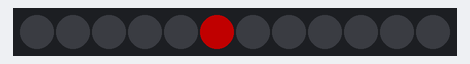
Recording of a sketch running on a simulated ATtiny85, built with avr-gcc and run on an emulated ATtiny85. Shown: 12 RGB LEDs in strip order, left to right. Dim RGB values are drawn brighter than linear; random numbers use the default seed unless the sketch sets one.

Above: at 0.6 s.
At 3.9 s:
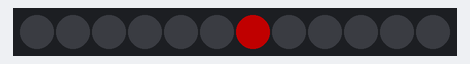
At 5.39 s:
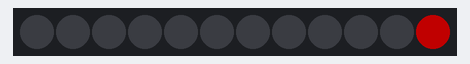
At 6.4 s:
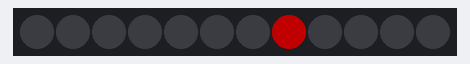
At 19.52 s:
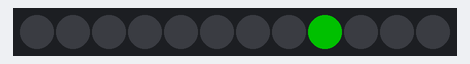
At 34.19 s:
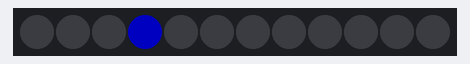

The sketch:

neogoggles.ino
```cpp
// Low power NeoPixel goggles example.  Makes a nice blinky display
// with just a few LEDs on at any time.

#include <Adafruit_NeoPixel.h>
#ifdef __AVR_ATtiny85__ // Trinket, Gemma, etc.
 #include <avr/power.h>
#endif

#define PIN 0

Adafruit_NeoPixel pixels = Adafruit_NeoPixel(12, PIN);

uint8_t  mode   = 0, // Current animation effect
         offset = 0; // Position of spinny eyes
uint32_t color  = 0xFF0000; // Start red
uint32_t prevTime;

void setup() {
#ifdef __AVR_ATtiny85__ // Trinket, Gemma, etc.
  if(F_CPU == 16000000) clock_prescale_set(clock_div_1);
#endif
  pixels.begin();
  pixels.setBrightness(85); // 1/3 brightness
  prevTime = millis();
}

void loop() {
  uint8_t  i;
  uint32_t t;

  switch(mode) {

   case 0: // Random sparks - just one LED on at a time!
    i = random(32);
    pixels.setPixelColor(i, color);
    pixels.show();
    delay(10);
    pixels.setPixelColor(i, 0);
    break;

   case 1: // Spinny wheels (8 LEDs on at a time)
    for(i=0; i<16; i++) {
      uint32_t c = 0;
      if(((offset + i) & 7) < 2) c = color; // 4 pixels on...
      pixels.setPixelColor(   i, c); // First eye
      pixels.setPixelColor(31-i, c); // Second eye (flipped)
    }
    pixels.show();
    offset++;
    delay(50);
    break;
  }

  t = millis();
  if((t - prevTime) > 8000) {      // Every 8 seconds...
    mode++;                        // Next mode
    if(mode > 1) {                 // End of modes?
      mode = 0;                    // Start modes over
      color >>= 8;                 // Next color R->G->B
      if(!color) color = 0xFF0000; // Reset to red
    }
    for(i=0; i<32; i++) pixels.setPixelColor(i, 0);
    prevTime = t;
  }
}
```
